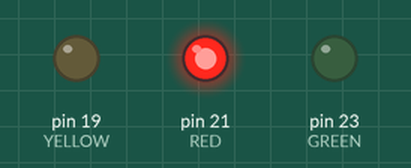
Bench run of a program on a simulated Raspberry Pi (header pin numbers). On the bench: output pins drawn as LEDs (lit = HIGH).

Above: at 0.5 s.
At 2.5 s:
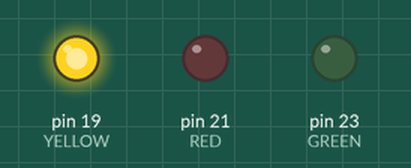
At 4.5 s:
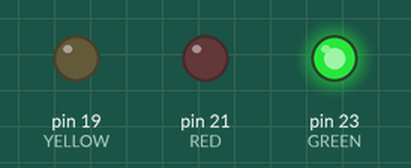
At 5.5 s:
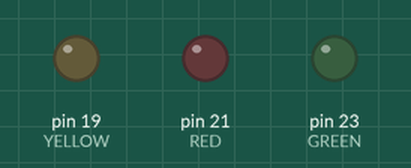
Timing chart, 0 to 7.8 s (numbered marks = the images above):
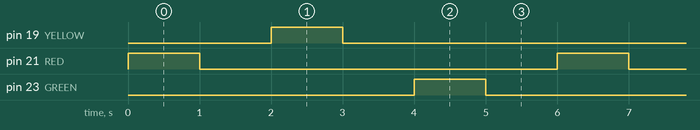

The program:

rpi_stoplight.py
```python
#!/usr/bin/env python3

import RPi.GPIO as GPIO
import time

# Setup the GPIO pins
GPIO.setmode(GPIO.BOARD)

# Define pins for the traffic lights
RED = 21   # Pin connected to the red light
YELLOW = 19  # Pin connected to the yellow light
GREEN = 23  # Pin connected to the green light

# Setup each pin as an output
GPIO.setup(RED, GPIO.OUT)
GPIO.setup(YELLOW, GPIO.OUT)
GPIO.setup(GREEN, GPIO.OUT)

# Variable to control whether to print status messages
print_status = False

def light_on(pin):
    GPIO.output(pin, GPIO.HIGH)
    if print_status:
        if pin == RED:
            print("Red light is on")
        elif pin == YELLOW:
            print("Yellow light is on")
        elif pin == GREEN:
            print("Green light is on")

def light_off(pin):
    GPIO.output(pin, GPIO.LOW)
    if print_status:
        if pin == RED:
            print("Red light is off")
        elif pin == YELLOW:
            print("Yellow light is off")
        elif pin == GREEN:
            print("Green light is off")

def sequence_lights():
    for light in [RED, YELLOW, GREEN]:
        light_on(light)
        time.sleep(1)  # Light stays on for 1 second
        light_off(light)
        time.sleep(1)  # Light is off for 1 second

try:
    while True:
        sequence_lights()

except KeyboardInterrupt:
    print("Program stopped manually")
    GPIO.cleanup()  # Clean up GPIO to reset ports used in this session
```

Measured:
- by itself, pin 19 (YELLOW), pin 21 (RED), pin 23 (GREEN): alternates HIGH for 1.0 s and LOW for 5.0 s
- by itself, everything shown: repeats every 6.0 s, in 6 steps
